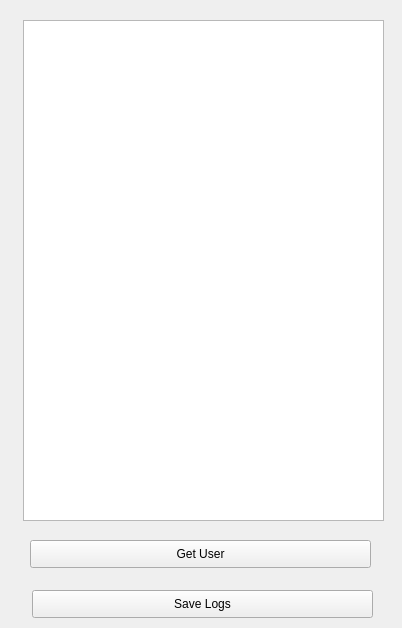
<?xml version="1.0" encoding="UTF-8"?>
<ui version="4.0">
 <class>server</class>
 <widget class="QWidget" name="server">
  <property name="geometry">
   <rect>
    <x>0</x>
    <y>0</y>
    <width>402</width>
    <height>628</height>
   </rect>
  </property>
  <property name="windowTitle">
   <string>server</string>
  </property>
  <widget class="QPushButton" name="pushButton">
   <property name="geometry">
    <rect>
     <x>32</x>
     <y>590</y>
     <width>341</width>
     <height>28</height>
    </rect>
   </property>
   <property name="text">
    <string>Save Logs</string>
   </property>
  </widget>
  <widget class="QTextEdit" name="textEdit">
   <property name="geometry">
    <rect>
     <x>23</x>
     <y>20</y>
     <width>361</width>
     <height>501</height>
    </rect>
   </property>
  </widget>
  <widget class="QPushButton" name="pushButton_2">
   <property name="geometry">
    <rect>
     <x>30</x>
     <y>540</y>
     <width>341</width>
     <height>28</height>
    </rect>
   </property>
   <property name="text">
    <string>Get User</string>
   </property>
  </widget>
 </widget>
 <resources/>
 <connections/>
</ui>
